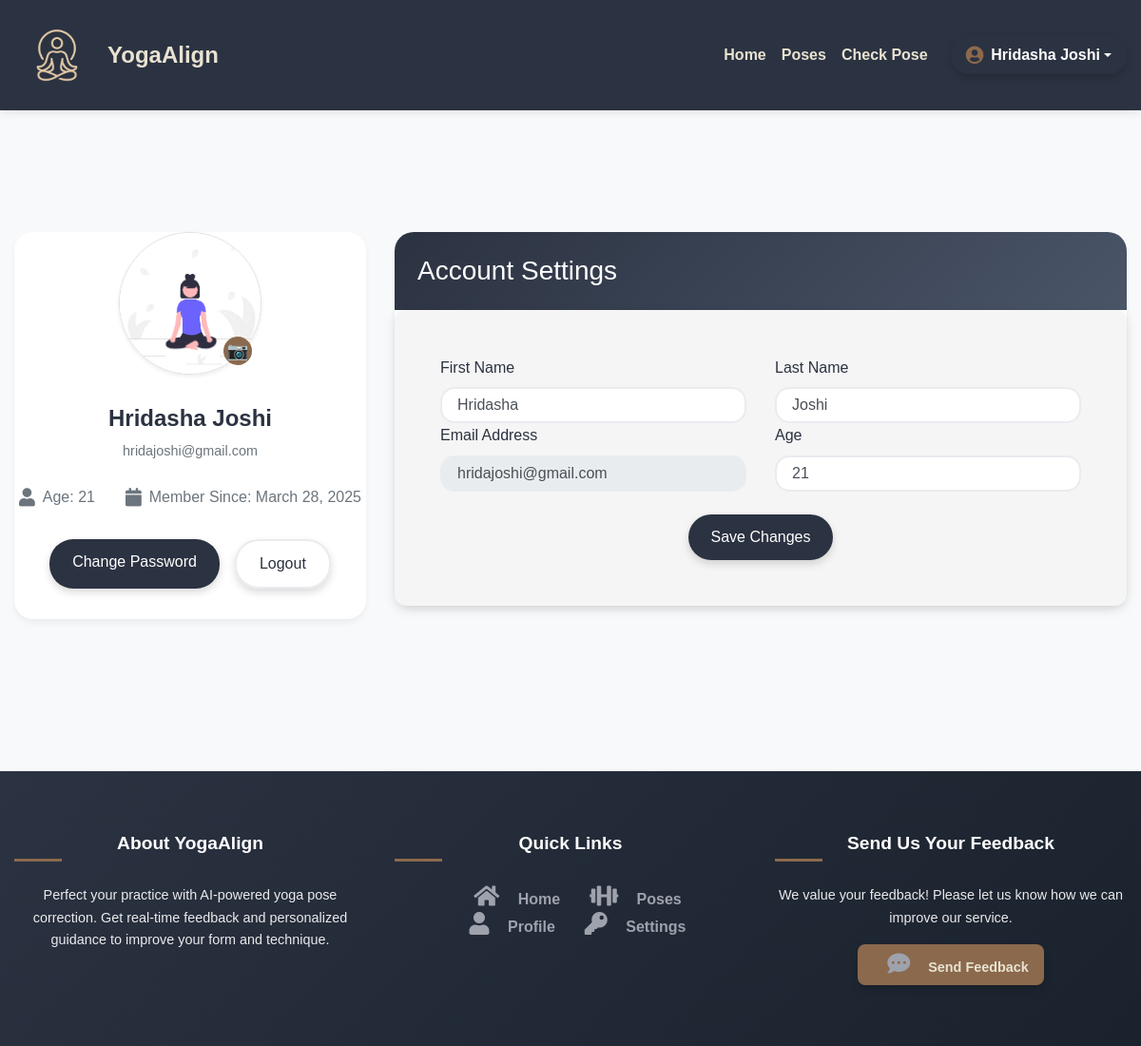
Before: /auth/profile/ (signed in) with the older database file.
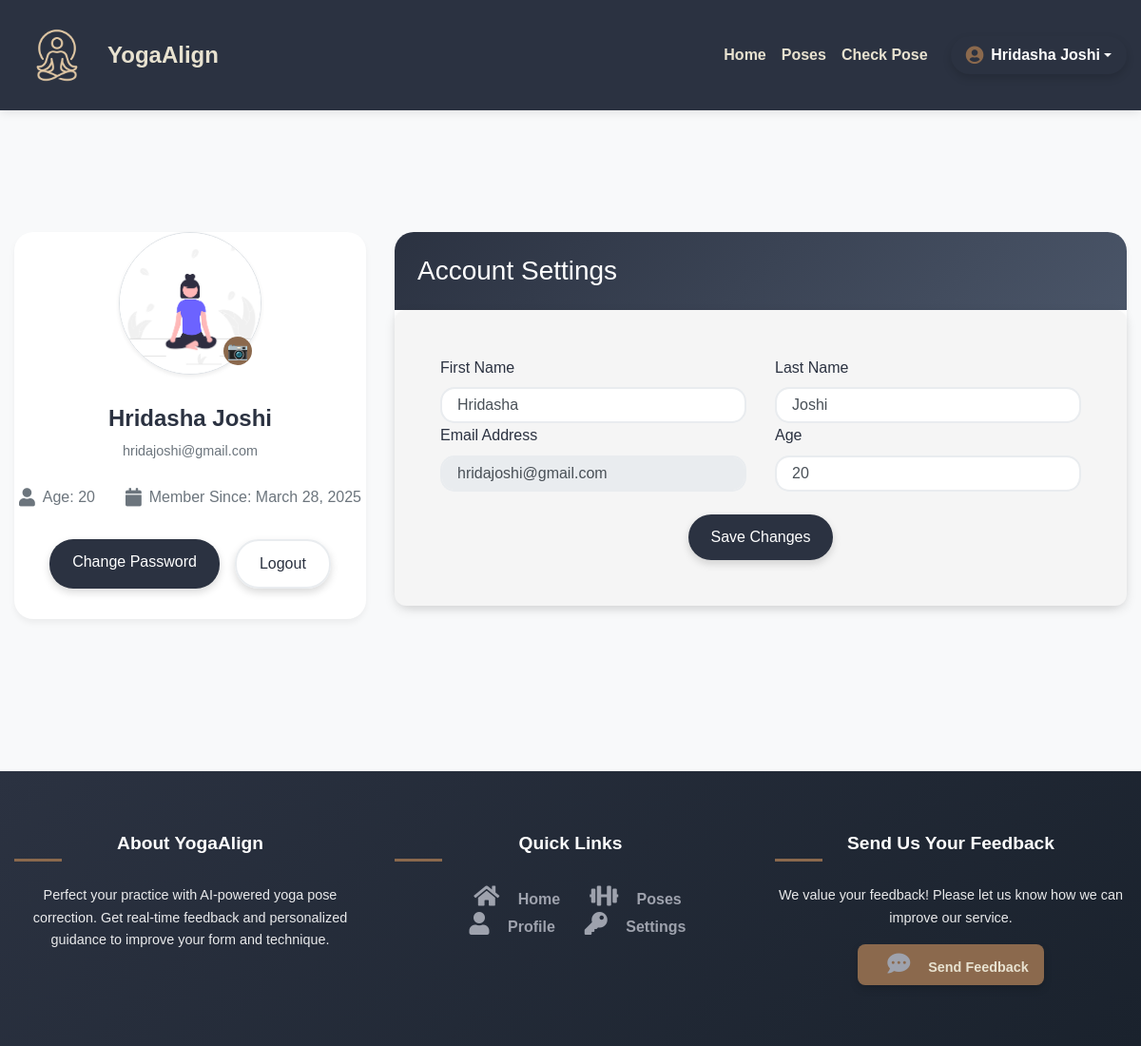
After: the same page with the newer database file.
### authentication/models.py (models this page shows, shortened)
class CustomUser(AbstractUser):
    age = models.PositiveIntegerField(null=True, blank=True)
    email = models.EmailField(_('email address'), unique=True)
    date_joined = models.DateTimeField(auto_now_add=True)
    profile_photo = models.CharField(max_length=255, default='images/profile1.png')
    USERNAME_FIELD = 'email'
    REQUIRED_FIELDS = ['username']
    class Meta:
        verbose_name = _('user')
        verbose_name_plural = _('users')
    def get_full_name(self):
        return f"{self.first_name} {self.last_name}" if self.first_name or self.last_name else self.email

### authentication/views.py (the view, shortened to what this page needs)
# urls.py: path('profile/', views.profile, name='profile'),
@login_required
def profile(request):
    return render(request, 'authentication/profile.html', {'user': request.user})

### authentication/templates/authentication/profile.html (shortened to what the changed rows need)
{% extends 'base.html' %}
{% load static %}
{% block content %}
<div class="container py-5">
    <div class="row g-4">
        <div class="col-md-4">
            <div class="profile-card h-100">
                <div class="profile-info">
                    <div class="profile-avatar">
                        <img src="{% static user.profile_photo %}" alt="Profile"
                            class="rounded-circle border shadow-sm">
                        <div class="reference-overlay">
                            <button class="camera-button" onclick="openModal()">&#128247;</button>
                        </div>
                    </div>
                    <h4 class="profile-name">{{ user.get_full_name }}</h4>
                    <p class="profile-email">{{ user.email }}</p>
                    <div class="profile-stats">
                        <div class="stat-item">
                            <i class="fas fa-user"></i>
                            <span>Age: {{ user.age }}</span>
                        </div>
                        <div class="stat-item">
                            <i class="fas fa-calendar"></i>
                            <span>Member Since: {{ user.date_joined|date:"F j, Y" }}</span>
                        </div>
                    </div>
                    <div class="profile-buttons">
                        <a href="{% url 'change_password' %}" class="btn profile-btn btn-primary">
                        </a>
                        <a href="{% url 'logout' %}" class="btn profile-btn btn-outline-secondary">
                        </a>
                    </div>
                </div>
            </div>
        </div>
        <div class="col-md-8">
            <div class="settings-card">
                <div class="card-body p-5">
                    <form method="POST" action="{% url 'profile' %}" id="profileForm">
                        <div class="row g-4">
                            <div class="col-md-6">
                                <div class="input-group">
                                    <input type="text" class="form-control" name="first_name"
                                        value="{{ user.first_name }}" required placeholder="Enter your first name">
                                </div>
                            </div>
                            <div class="col-md-6">
                                <div class="input-group">
                                    <input type="text" class="form-control" name="last_name"
                                        value="{{ user.last_name }}" required placeholder="Enter your last name">
                                </div>
                            </div>
                            <div class="col-md-6">
                                <div class="input-group">
                                    <input type="email" class="form-control" name="email" value="{{ user.email }}"
                                        readonly placeholder="Enter your email address">
                                </div>
                            </div>
                            <div class="col-md-6">
                                <div class="input-group">
                                    <input type="number" class="form-control" name="age" value="{{ user.age }}" required
                                        placeholder="Enter your age">
                                </div>
                            </div>
                        </div>
                    </form>
                </div>
            </div>
        </div>
    </div>
</div>
{% endblock %}

### templates/base.html (shortened to what the changed rows need)
{% load static %}
<!DOCTYPE html>
<html lang="en">
<head>
    <link rel="stylesheet" href="https://stackpath.bootstrapcdn.com/bootstrap/4.5.2/css/bootstrap.min.css">
    <link rel="stylesheet" href="{% static 'css/style.css' %}">
    <link href="https://cdnjs.cloudflare.com/ajax/libs/font-awesome/5.15.3/css/all.min.css" rel="stylesheet">
</head>
<body>
    <nav class="navbar navbar-expand-lg navbar-dark">
        <div class="container-fluid d-flex justify-content-between align-items-center">
            <div class="collapse navbar-collapse justify-content-end" id="navbarNav">
                {% if user.is_authenticated %}
                <div class="ml-3">
                    <div class="dropdown">
                        <button class="btn btn-link text-light dropdown-toggle" type="button" id="userDropdown"
                            data-toggle="dropdown" aria-haspopup="true" aria-expanded="false">
                            <i class="fas fa-user-circle mr-2" style="color: var(--primary-color) !important;"></i>
                            {{ user.get_full_name|default:user.username }}
                        </button>
                    </div>
                </div>
                {% endif %}
            </div>
        </div>
    </nav>
    <main class="main-content">
        {% block content %}{% endblock %}
    </main>
</body>
</html>

Changed rows visible on the page:
changed CustomUser "Hridasha Joshi": age "21" → "20"
